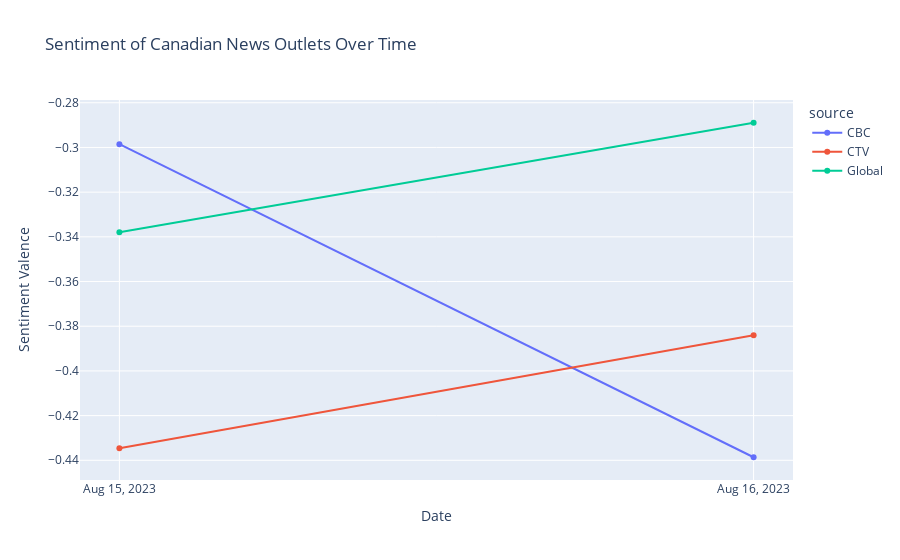

This figure's notebook cell:
### Markdown cell above
## Plotting All Grouped

### Code cell
import plotly.express as px

fig = px.line(grouped_df_10, x = 'date_str', y = 'chosen_label_val', color = 'source', title = "Sentiment Valency over Time", markers = True)
fig.update_layout(
    title = "Sentiment of Canadian News Outlets Over Time",
    xaxis_title = "Date",
    yaxis_title = "Sentiment Valence",
)

fig.show()

### Figure 1 — Plotly figure (JSON) as saved in the notebook; plotly's stock layout.template omitted (floating-point values rounded to 4 significant figures)
{"data": [{"hovertemplate": "source=CBC<br>date_str=%{x}<br>chosen_label_val=%{y}<extra></extra>", "legendgroup": "CBC", "line": {"color": "#636efa", "dash": "solid"}, "marker": {"symbol": "circle"}, "mode": "lines+markers", "name": "CBC", "orientation": "v", "showlegend": true, "type": "scatter", "x": ["Aug 15, 2023", "Aug 16, 2023"], "xaxis": "x", "y": [-0.2985, -0.4386], "yaxis": "y"}, {"hovertemplate": "source=CTV<br>date_str=%{x}<br>chosen_label_val=%{y}<extra></extra>", "legendgroup": "CTV", "line": {"color": "#EF553B", "dash": "solid"}, "marker": {"symbol": "circle"}, "mode": "lines+markers", "name": "CTV", "orientation": "v", "showlegend": true, "type": "scatter", "x": ["Aug 15, 2023", "Aug 16, 2023"], "xaxis": "x", "y": [-0.4346, -0.384], "yaxis": "y"}, {"hovertemplate": "source=Global<br>date_str=%{x}<br>chosen_label_val=%{y}<extra></extra>", "legendgroup": "Global", "line": {"color": "#00cc96", "dash": "solid"}, "marker": {"symbol": "circle"}, "mode": "lines+markers", "name": "Global", "orientation": "v", "showlegend": true, "type": "scatter", "x": ["Aug 15, 2023", "Aug 16, 2023"], "xaxis": "x", "y": [-0.338, -0.2889], "yaxis": "y"}], "layout": {"legend": {"title": {"text": "source"}, "tracegroupgap": 0}, "title": {"text": "Sentiment of Canadian News Outlets Over Time"}, "xaxis": {"anchor": "y", "domain": [0, 1], "title": {"text": "Date"}}, "yaxis": {"anchor": "x", "domain": [0, 1], "title": {"text": "Sentiment Valence"}}}}
